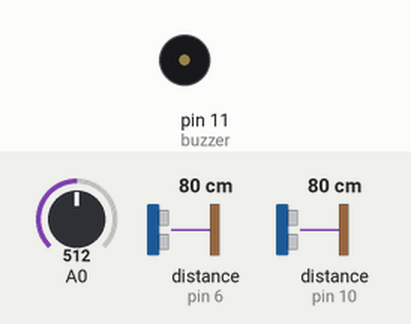
Recording of a sketch running on a simulated Arduino Uno, built with avr-gcc and run on an emulated ATmega328P. Parts: buzzer (waves = sounding, pin HIGH). Wiring (inferred from the names in the program): 2 × ultrasonic range finder: trigger pin 5, echo pin 6 / trigger pin 9, echo pin 10. Inputs (shaded band) come from the test bench; at power-on: distance to the obstacle (sensors on pin 10, pin 6) 80 cm, A0 = 512. The echo pulse lasts 58.3 µs per cm; pins used as bus, display or sensor lines are not drawn.

Above: at 1.2 s.
1.3 s: distance to the obstacle (sensor on pin 10) set to 13 cm
2.8 s: distance to the obstacle (sensor on pin 10) set to 10 cm
At 3.3 s:
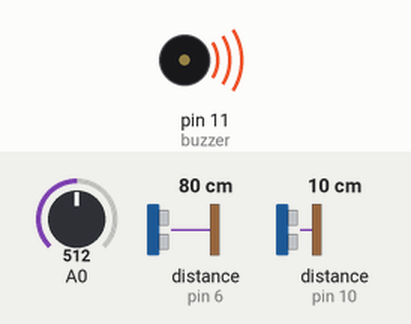
5.8 s: distance to the obstacle (sensor on pin 10) set to 18 cm
At 6.9 s:
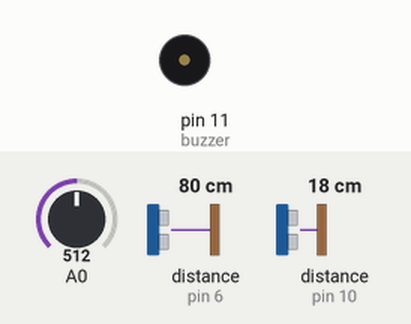
7.3 s: distance to the obstacle (sensor on pin 10) set to 2 cm
At 8.0 s:
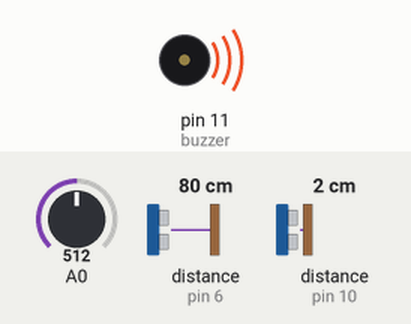
Timing chart, 0 to 9.8 s (numbered marks = the images above; inputs shaded):
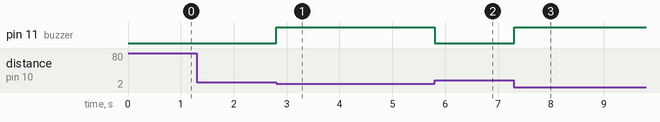

The sketch:

Distance.ino
```cpp
// defines pins numbers
const int trigPin = 9;
const int echoPin = 10;
const int buzzer = 11;
const int bu = 3;
const int hieghttrigpin = 5;
const int hieghtechopin = 6;

// defines variables
long duration;
int distance;
int safetyDistance;
int hieghtDistance;
int HD;
int h;

#include <SoftwareSerial.h>

// The serial connection to the GPS module
SoftwareSerial ss(13, 12);

void setup() {
pinMode(trigPin, OUTPUT); // Sets the trigPin as an Output
pinMode(echoPin, INPUT); // Sets the echoPin as an Input
pinMode(buzzer, OUTPUT);
pinMode(hieghttrigpin,OUTPUT);
pinMode(hieghtechopin,INPUT);
Serial.begin(9600); // Starts the serial communication
ss.begin(9600);
}


void loop() {
  while (ss.available() > 0){
    // get the byte data from the GPS
    byte gpsData = ss.read();
    Serial.write(gpsData);
  }
 int sensorReading = analogRead(A0);
  if (sensorReading < 700){
  //Serial.println("Rain is Detected");
  digitalWrite(bu,HIGH);
  }
 else{
  //Serial.println("Rain is not Detected");
 }
// Clears the trigPin
digitalWrite(trigPin, LOW);
digitalWrite(hieghttrigpin, LOW);
delayMicroseconds(2);

// Sets the trigPin on HIGH state for 1 micro seconds
digitalWrite(trigPin, HIGH);
delayMicroseconds(1);
digitalWrite(trigPin, LOW);


// Reads the echoPin, returns the sound wave travel time in microseconds
duration = pulseIn(echoPin, HIGH);

// Calculating the distance
distance= duration*0.034/2;


safetyDistance = distance;

if (safetyDistance <= 10){
  digitalWrite(buzzer, HIGH);
}
else{
  digitalWrite(buzzer, LOW);
}


digitalWrite(hieghttrigpin, HIGH);
delayMicroseconds(1);
digitalWrite(hieghttrigpin, LOW);

hieghtDistance= HD*0.034/2;
h=hieghtDistance;
if (h>=10||h<=100){
  digitalWrite(bu, HIGH);
}
else{
  digitalWrite(bu, LOW);
}
HD = pulseIn(hieghtechopin,HIGH);

// Prints the distance on the Serial Monitor
//Serial.print("Distance: ");
//Serial.println(distance);
//Serial.print("Hieght: ");
//Serial.println(hieghtDistance);
}
```

Measured:
- the behaviour switches between 12 and 11 cm on distance to the obstacle (sensor on pin 10) (found by bisection; images 0 and 1)
- after the input at 1.3 s, every drawn part: stays the same
- after the input at 2.8 s, pin 11 (buzzer): LOW → HIGH at once
- after the input at 5.8 s, pin 11 (buzzer): HIGH → LOW at once
- after the input at 7.3 s, pin 11 (buzzer): LOW → HIGH at once
